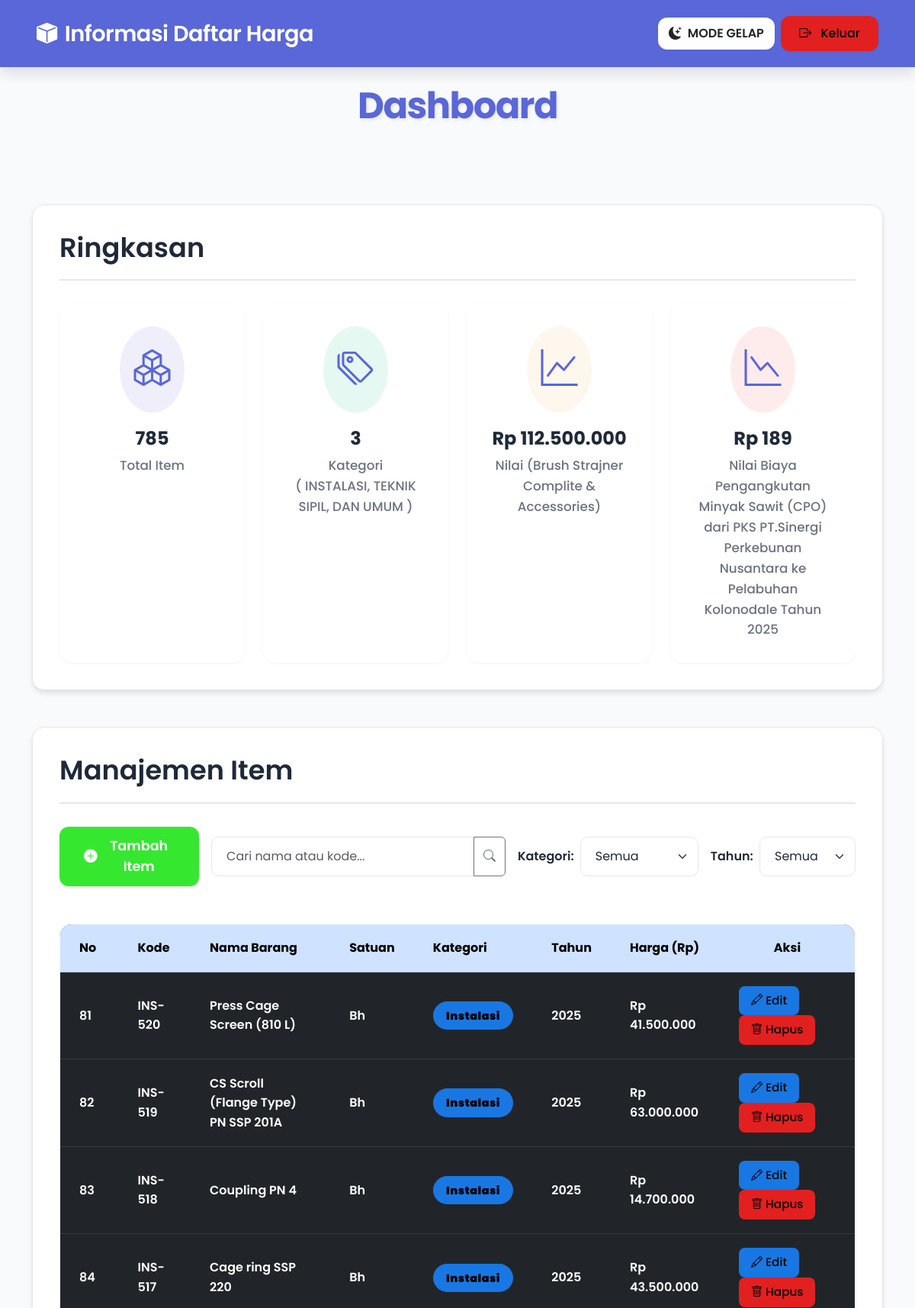
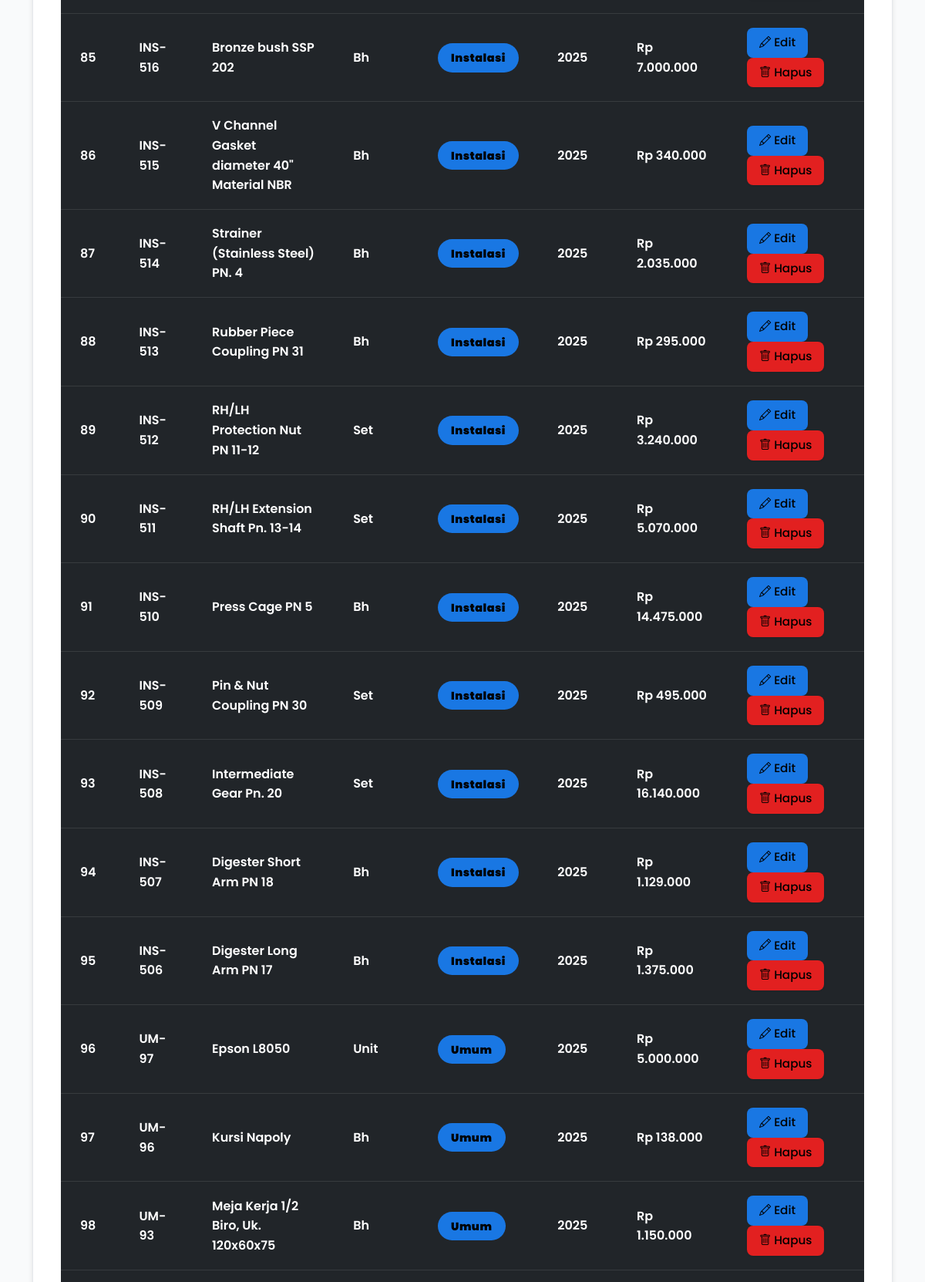
Screenshot of /index.php?page=5 (signed in, upper part) with the database file from the repository (2 pictures, top to bottom).
### tables this page shows
CREATE TABLE `barang` (
  `id` int NOT NULL,
  `kode` varchar(20) NOT NULL,
  `nama` varchar(500) NOT NULL,
  `satuan` varchar(50) DEFAULT NULL,
  `kategori` varchar(50) NOT NULL,
  `harga` decimal(15,2) NOT NULL,
  `tahun` int DEFAULT NULL
);

### index.php (the view, shortened to what this page needs)
<?php
$role = isset($_SESSION['role']) ? $_SESSION['role'] : 'user';
include 'config.php';
$filter_kategori = isset($_GET['kategori']) ? $_GET['kategori'] : '';
$filter_tahun = isset($_GET['tahun']) ? $_GET['tahun'] : '';
$search_query = isset($_GET['search']) ? $_GET['search'] : '';
$where_sql = '';
$total_barang_query = $conn->query("SELECT COUNT(*) as total FROM barang");
$total_barang = $total_barang_query->fetch_assoc()['total'] ?? 0;
$total_kategori_query = $conn->query("SELECT COUNT(DISTINCT kategori) as total FROM barang");
$total_kategori = $total_kategori_query->fetch_assoc()['total'] ?? 0;
$harga_tertinggi_query = $conn->query("SELECT harga as max_harga, nama as nama_barang FROM barang ORDER BY harga DESC LIMIT 1");
$harga_tertinggi_data = $harga_tertinggi_query->fetch_assoc();
$harga_tertinggi = $harga_tertinggi_data ? $harga_tertinggi_data['max_harga'] : 0;
$nama_harga_tertinggi = $harga_tertinggi_data ? $harga_tertinggi_data['nama_barang'] : '-';
$harga_terendah_query = $conn->query("SELECT harga as min_harga, nama as nama_barang FROM barang ORDER BY harga ASC LIMIT 1");
$harga_terendah_data = $harga_terendah_query->fetch_assoc();
$harga_terendah = $harga_terendah_data ? $harga_terendah_data['min_harga'] : 0;
$nama_harga_terendah = $harga_terendah_data ? $harga_terendah_data['nama_barang'] : '-';
$items_per_page = 20;
$current_page = isset($_GET['page']) ? (int)$_GET['page'] : 1;
$offset = ($current_page - 1) * $items_per_page;
$sql_paginated = "SELECT * FROM barang" . $where_sql . " ORDER BY id DESC LIMIT $items_per_page OFFSET $offset";
$result_paginated = $conn->query($sql_paginated);
?>
<!DOCTYPE html>
<html lang="id">
<head>
    <link href="https://cdn.jsdelivr.net/npm/bootstrap@5.3.0/dist/css/bootstrap.min.css" rel="stylesheet" />
    <link href="https://cdn.jsdelivr.net/npm/bootstrap-icons@1.10.5/font/bootstrap-icons.css" rel="stylesheet">
</head>
<body>
    <nav class="navbar navbar-expand-lg navbar-dark fixed-top">
        <div class="container-fluid px-4">
            <a class="navbar-brand" href="#">
                <i class="bi bi-box-fill"></i> Informasi Daftar Harga
            </a>
            <div class="collapse navbar-collapse" id="navbarNav">
                <ul class="navbar-nav ms-auto align-items-center">
                    <li class="nav-item me-2">
                        <button id="darkModeToggle" class="btn btn-darkmode" aria-pressed="false" title="Toggle Dark Mode">
                            <i id="darkModeIcon" class="bi bi-moon-stars-fill"></i>
                            <span id="darkModeLabel" class="d-none d-sm-inline">MODE GELAP</span>
                        </button>
                    </li>
                    <li class="nav-item">
                        <a class="btn btn-logout" href="logout.php">
                            <i class="bi bi-box-arrow-right me-2"></i> Keluar
                        </a>
                    </li>
                </ul>
            </div>
    </nav>
    <div class="main-content">
        <div class="container">
            <h1>Dashboard</h1>
            <div class="section-card mb-5">
                <h2>Ringkasan</h2>
                <div class="row justify-content-center g-4">
                    <div class="col-lg-3 col-md-6 col-sm-6">
                        <div class="metric-card total-items">
                            <div class="icon-wrapper">
                                <i class="bi bi-boxes"></i>
                            </div>
                            <div>
                                <div class="metric-value"><?= number_format($total_barang, 0, ',', '.') ?></div>
                                <div class="metric-label">Total Item</div>
                            </div>
                        </div>
                    </div>
                    <div class="col-lg-3 col-md-6 col-sm-6">
                        <div class="metric-card total-categories">
                            <div class="icon-wrapper">
                                <i class="bi bi-tags"></i>
                            </div>
                            <div>
                                <div class="metric-value"><?= number_format($total_kategori, 0, ',', '.') ?></div>
                                <div class="metric-label">Kategori</div>
                                <div class="metric-label">( INSTALASI, TEKNIK SIPIL, DAN UMUM )</div>
                            </div>
                        </div>
                    </div>
                    <div class="col-lg-3 col-md-6 col-sm-6">
                        <div class="metric-card max-price">
                            <div class="icon-wrapper">
                                <i class="bi bi-graph-up"></i>
                            </div>
                            <div>
                                <div class="metric-value">Rp <?= number_format($harga_tertinggi, 0, ',', '.') ?></div>
                                <div class="metric-label">Nilai (<?= htmlspecialchars($nama_harga_tertinggi) ?>)</div>
                            </div>
                        </div>
                    </div>
                    <div class="col-lg-3 col-md-6 col-sm-6">
                        <div class="metric-card min-price">
                            <div class="icon-wrapper">
                                <i class="bi bi-graph-down"></i>
                            </div>
                            <div>
                                <div class="metric-value">Rp <?= number_format($harga_terendah, 0, ',', '.') ?></div>
                                <div class="metric-label">Nilai <?= htmlspecialchars($nama_harga_terendah) ?></div>
                            </div>
                        </div>
                    </div>
                </div>
            </div>
            <div class="section-card">
                <h2>Manajemen Item</h2>
                <div class="d-flex flex-column flex-md-row justify-content-between align-items-md-center mb-4 gap-3">
                    <?php if ($role === 'admin'): ?>
                        <a href="tambah.php" class="btn btn-main-action btn-add-item shadow-sm flex-grow-1 flex-md-grow-0">
                            <i class="bi bi-plus-circle-fill me-2"></i> Tambah Item
                        </a>
                    <?php endif; ?>
                    <div class="d-flex flex-column flex-md-row align-items-md-center gap-3 w-100 w-md-auto">
                        <form method="get" class="d-flex w-100 flex-grow-1">
                            <div class="input-group">
                                <input type="text" name="search" id="search" class="form-control" placeholder="Cari nama atau kode..." value="<?= htmlspecialchars($search_query) ?>" aria-label="Cari barang">
                                <button class="btn btn-outline-secondary" type="submit" title="Cari Barang">
                                    <i class="bi bi-search"></i>
                                </button>
                            </div>
                        </form>
                        <form method="get" class="d-flex align-items-center gap-2 flex-shrink-0">
                            <label for="kategori" class="form-label mb-0 fw-semibold text-nowrap">Kategori:</label>
                            <select name="kategori" id="kategori" class="form-select" onchange="this.form.submit()" aria-label="Filter berdasarkan kategori">
                                <option value="all" <?= ($filter_kategori == '' || $filter_kategori == 'all') ? 'selected' : '' ?>>Semua</option>
                            </select>
                        </form>
                        <form method="get" class="d-flex align-items-center gap-2 flex-shrink-0">
                            <label for="tahun" class="form-label mb-0 fw-semibold text-nowrap">Tahun:</label>
                            <select name="tahun" id="tahun" class="form-select" onchange="this.form.submit()" aria-label="Filter berdasarkan tahun">
                                <option value="all" <?= ($filter_tahun == '' || $filter_tahun == 'all') ? 'selected' : '' ?>>Semua</option>
                            </select>
                        </form>
                    </div>
                </div>
                <div class="table-responsive">
                    <table class="table table-hover align-center">
                        <thead class="table-primary">
                            <tr>
                                <th scope="col">No</th>
                                <th scope="col">Kode</th>
                                <th scope="col">Nama Barang</th>
                                <th scope="col">Satuan</th>
                                <th scope="col">Kategori</th>
                                <th scope="col">Tahun</th>
                                <th scope="col">Harga (Rp)</th>
                                <?php if ($role === 'admin'): ?>
                                    <th scope="col" class="text-center" style="min-width: 170px;">Aksi</th>
                                <?php endif; ?>
                            </tr>
                        </thead>
                        <tbody class="table-responsive">
                            <thead class = "table-dark"
                            <?php
                            $no = $offset + 1;
                            if ($result_paginated && $result_paginated->num_rows > 0):
                                while ($row = $result_paginated->fetch_assoc()):
                            ?>
                                    <tr>
                                        <td class="no-wrap"><?= $no++ ?></td>
                                        <td><?= htmlspecialchars($row['kode']) ?></td>
                                        <td><?= htmlspecialchars($row['nama']) ?></td>
                                        <td><?= htmlspecialchars($row['satuan']) ?></td>
                                        <td><span class="badge-category"><?= htmlspecialchars($row['kategori']) ?></span></td>
                                        <td><?= htmlspecialchars($row['tahun']) ?></td>
                                        <td>Rp <?= number_format((float)$row['harga'], 0, ',', '.') ?></td>
                                        <?php if ($role === 'admin'): ?>
                                            <td class="text-middle">
                                                <a href="edit.php?id=<?= urlencode($row['id']) ?>" class="btn btn-edit btn-icon-action me-2" title="Edit Data">
                                                    <i class="bi bi-pencil"></i> Edit
                                                </a>
                                                <button type="button" class="btn btn-delete btn-icon-action"
                                                    data-bs-toggle="modal" data-bs-target="#deleteConfirmationModal"
                                                    data-id="<?= htmlspecialchars($row['id']) ?>"
                                                    data-nama="<?= htmlspecialchars($row['nama']) ?>"
                                                    title="Hapus Data">
                                                    <i class="bi bi-trash"></i> Hapus
                                                </button>
                                            </td>
                                        <?php endif; ?>
                                    </tr>
                                <?php
                                endwhile;
                            endif; ?>
                        </tbody>
                    </table>
                </div>
            </div>
        </div>
    </div>
</body>
</html>

### rows the page displays
barang: harga "112.500.000", nama "Brush Strajner Complite & Accessories"
barang: harga "189", nama "Biaya Pengangkutan Minyak Sawit (CPO) dari PKS PT.Sinergi Perkebunan Nusantara ke Pelabuhan Kolonodale Tahun 2025"
barang: kode "INS-520", nama "Press Cage Screen (810 L)", satuan "Bh", kategori "Instalasi", tahun "2025", harga "41.500.000"
barang: kode "INS-519", nama "CS Scroll (Flange Type) PN SSP 201A", satuan "Bh", kategori "Instalasi", tahun "2025", harga "63.000.000"
barang: kode "INS-518", nama "Coupling PN 4", satuan "Bh", kategori "Instalasi", tahun "2025", harga "14.700.000"
barang: kode "INS-517", nama "Cage ring SSP 220", satuan "Bh", kategori "Instalasi", tahun "2025", harga "43.500.000"
barang: kode "INS-516", nama "Bronze bush SSP 202", satuan "Bh", kategori "Instalasi", tahun "2025", harga "7.000.000"
barang: kode "INS-515", nama "V Channel Gasket diameter 40\" Material NBR", satuan "Bh", kategori "Instalasi", tahun "2025", harga "340.000"
barang: kode "INS-514", nama "Strainer (Stainless Steel) PN. 4", satuan "Bh", kategori "Instalasi", tahun "2025", harga "2.035.000"
barang: kode "INS-513", nama "Rubber Piece Coupling PN 31", satuan "Bh", kategori "Instalasi", tahun "2025", harga "295.000"
barang: kode "INS-512", nama "RH/LH Protection Nut PN 11-12", satuan "Set", kategori "Instalasi", tahun "2025", harga "3.240.000"
barang: kode "INS-511", nama "RH/LH Extension Shaft Pn. 13-14", satuan "Set", kategori "Instalasi", tahun "2025", harga "5.070.000"
barang: kode "INS-510", nama "Press Cage PN 5", satuan "Bh", kategori "Instalasi", tahun "2025", harga "14.475.000"
barang: kode "INS-509", nama "Pin & Nut Coupling PN 30", satuan "Set", kategori "Instalasi", tahun "2025", harga "495.000"
barang: kode "INS-508", nama "Intermediate Gear Pn. 20", satuan "Set", kategori "Instalasi", tahun "2025", harga "16.140.000"
barang: kode "INS-507", nama "Digester Short Arm PN 18", satuan "Bh", kategori "Instalasi", tahun "2025", harga "1.129.000"
barang: kode "INS-506", nama "Digester Long Arm PN 17", satuan "Bh", kategori "Instalasi", tahun "2025", harga "1.375.000"
barang: kode "UM-97", nama "Epson L8050", satuan "Unit", kategori "Umum", tahun "2025", harga "5.000.000"
barang: kode "UM-96", nama "Kursi Napoly", satuan "Bh", kategori "Umum", tahun "2025", harga "138.000"
barang: kode "UM-93", nama "Meja Kerja 1/2 Biro, Uk. 120x60x75", satuan "Bh", kategori "Umum", tahun "2025", harga "1.150.000"

### other values shown
$total_barang "785"
$total_kategori "3"
